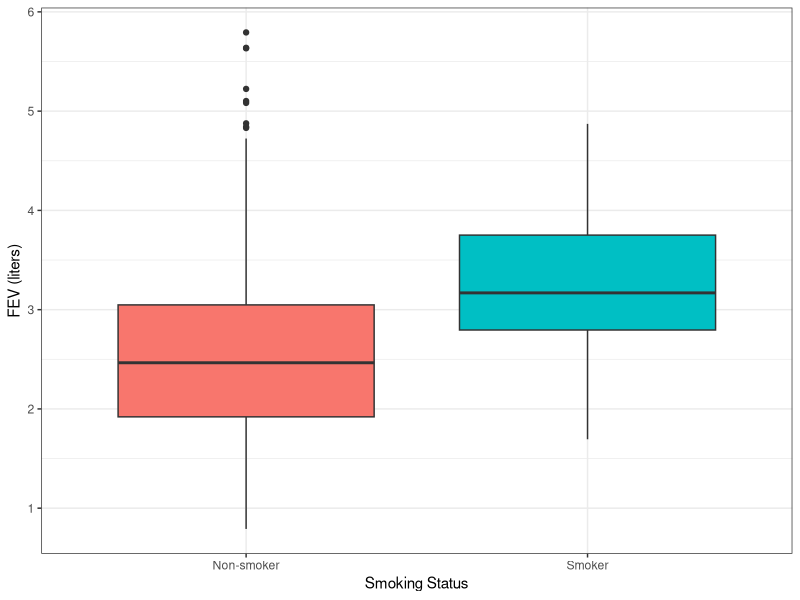
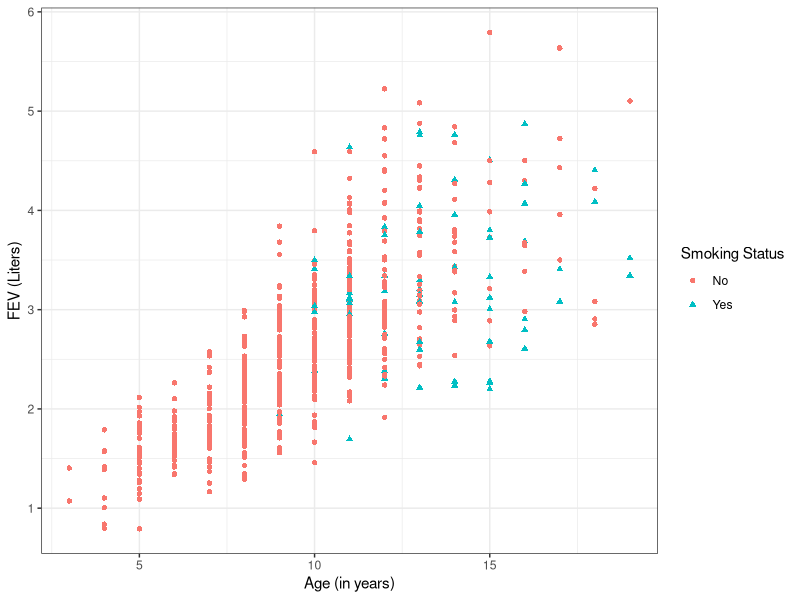

Recreate these plots in R, in order.
## ---- chunk 1
library(tidyverse)
library(broom)
## ---- chunk 2
childfev <- read_csv("data/childfev.csv")
childfev$smoke <- 2- childfev$smoke
## ---- chunk 3
childfev %>%
  mutate(smoke=factor(smoke, levels=0:1, labels=c("Non-smoker", "Smoker"))) %>%
ggplot() + theme_bw() +
  geom_boxplot(aes(x=as.factor(smoke),
                   fill=smoke,
                   y=fev)) +
  theme(legend.position="none") +
  xlab("Smoking Status") +
  ylab("FEV (liters)")
## ---- chunk 4
fev_mod1 <- lm(fev~smoke, data=childfev)
tidy(fev_mod1, conf.int=TRUE)
## ---- chunk 5
ggplot(childfev) + theme_bw() + 
  geom_point(aes(x=age, y=fev,
                 col=as.factor(smoke),
                 pch=as.factor(smoke))) +
  scale_color_discrete(name="Smoking Status", labels=c("No", "Yes")) +
  scale_shape_discrete(name="Smoking Status", labels=c("No", "Yes")) +
  xlab("Age (in years)") +
  ylab("FEV (Liters)")
## ---- chunk 6
fev_mod2 <- lm(fev~smoke + age, data=childfev)
tidy(fev_mod2, conf.int=TRUE)
